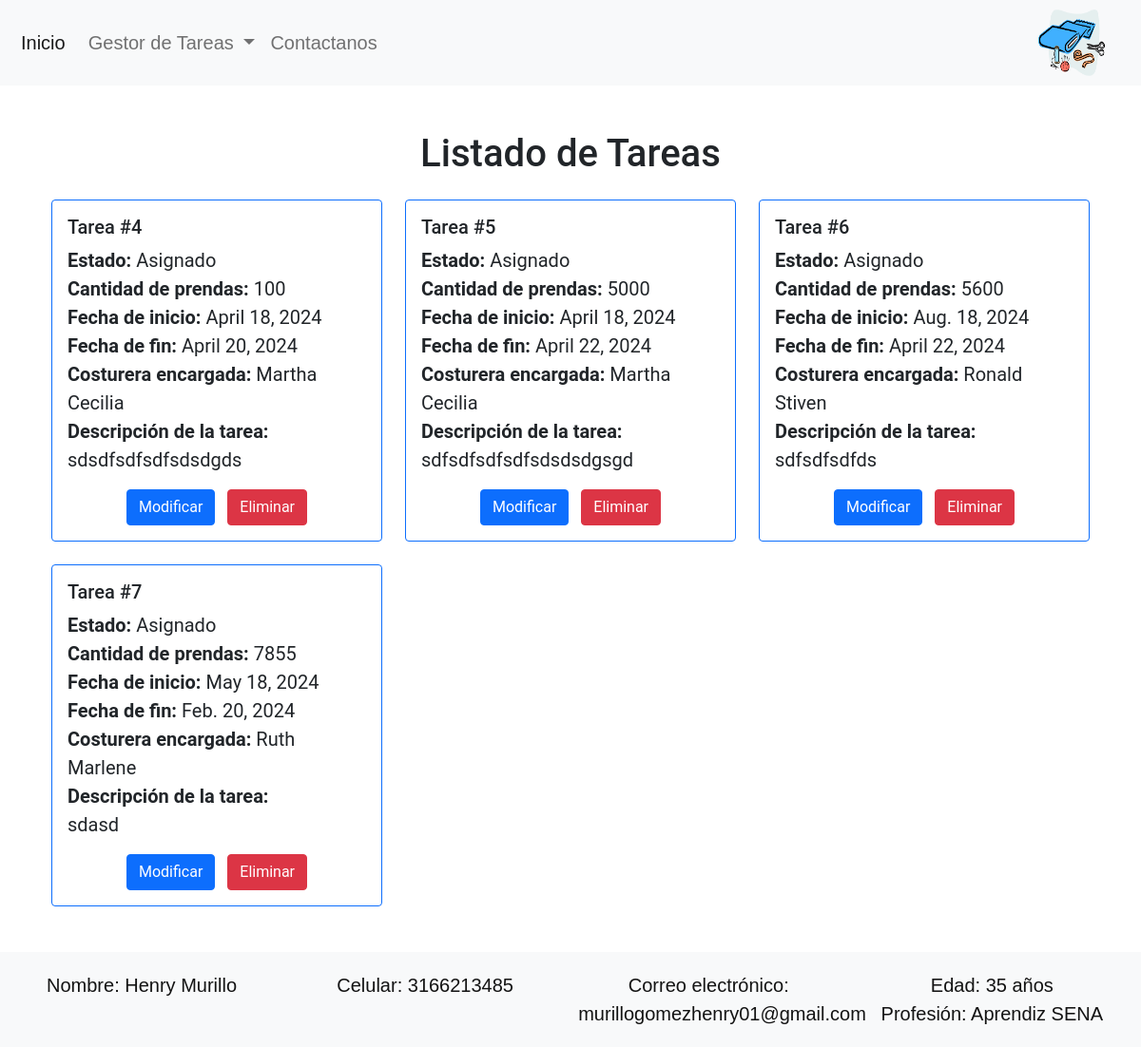
/listar_tareas/, run on an earlier commit of the app's database.
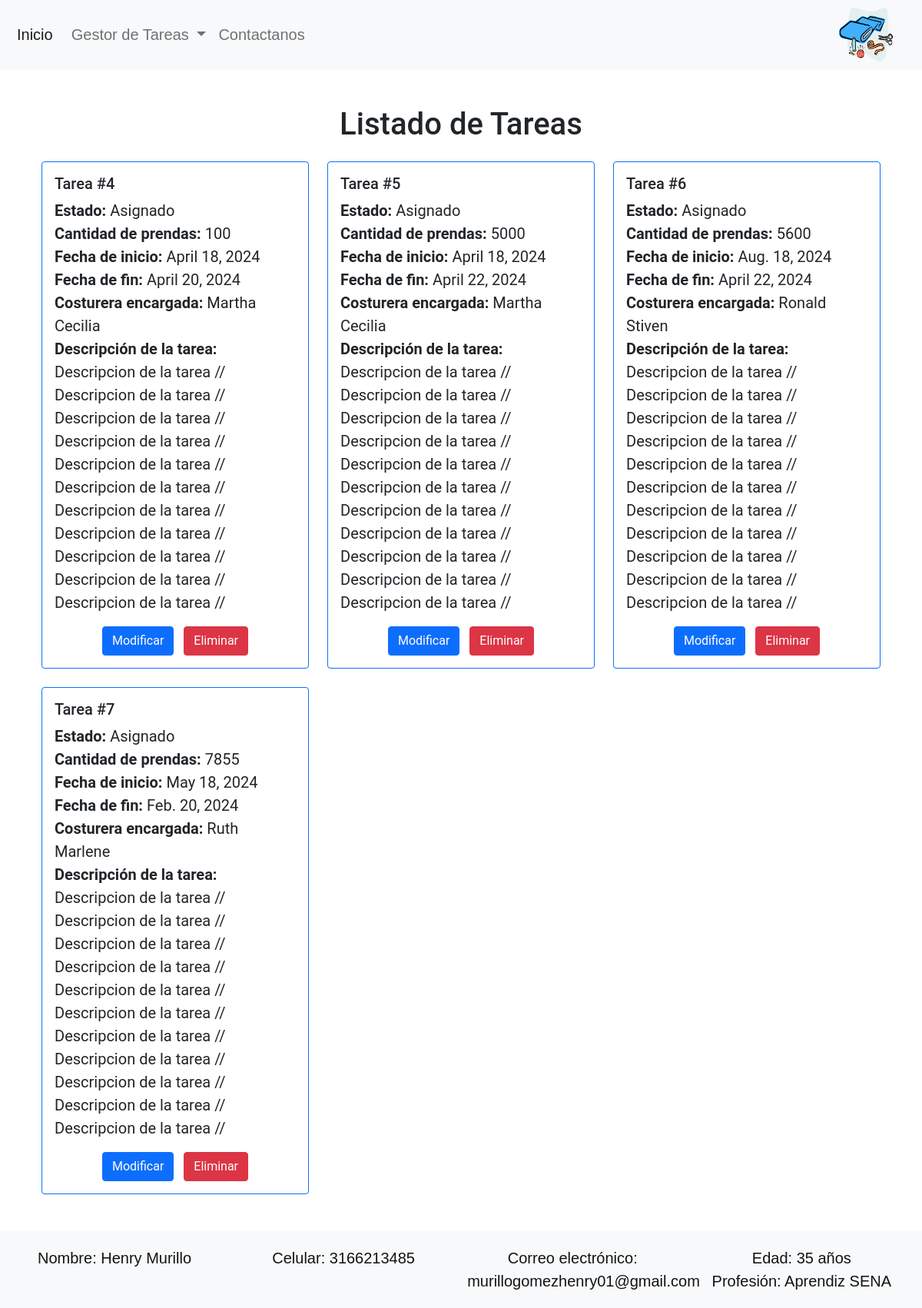
And on a later commit of the database.
### fabrica/models.py (models this page shows)
class Tareas(models.Model):
    descripcion = models.TextField()
    cant_prendas = models.IntegerField()
    fecha_ini = models.DateField()
    fecha_fin = models.DateField()
    estado = models.ForeignKey(Estado, on_delete=models.CASCADE)
    fabrica = models.ForeignKey(Fabrica, on_delete=models.CASCADE)
    costurera = models.ForeignKey(Costureras, on_delete=models.SET_NULL, null=True, blank=True)

class Estado(models.Model):
    nombre = models.CharField(max_length=100)
    def __str__(self):
        return self.nombre

class Costureras(models.Model):
    GENERO_CHOICES = [
        ('M', 'Masculino'),
        ('F', 'Femenino'),
        ('O', 'Otro'),
    ]
    identificacion = models.CharField(primary_key=True, max_length=50)
    nombre = models.CharField(max_length=100)
    apellido = models.CharField(max_length=100)
    fecha_nacimiento = models.DateField()
    direccion = models.CharField(max_length=200)
    genero = models.CharField(max_length=1, choices=GENERO_CHOICES)
    def __str__(self):
        return self.nombre

### fabrica/views.py (the view)
# urls.py: path('listar_tareas/', views.lista_tareas, name='lista_tareas'),
def lista_tareas(request):
    tareas = Tareas.objects.all()
    return render(request, 'lista_tareas.html', {'tareas': tareas})

### templates/lista_tareas.html (shortened to what this page needs)
{% extends "layouts/app.html" %}
{% block content %}
<div class="container py-5">
  <h1 class="text-center mb-4">Listado de Tareas</h1>
  <div class="row row-cols-1 row-cols-md-2 row-cols-lg-3 g-4">
    {% for tarea in tareas %}
    <div class="col">
      <div class="card h-100 border border-primary">
        <div class="card-body">
          <h5 class="card-title">Tarea #{{ tarea.id }}</h5>
          <ul class="list-unstyled">
            <li><strong>Estado:</strong> {{ tarea.estado }}</li>
            <li><strong>Cantidad de prendas:</strong> {{ tarea.cant_prendas }}</li>
            <li><strong>Fecha de inicio:</strong> {{ tarea.fecha_ini }}</li>
            <li><strong>Fecha de fin:</strong> {{ tarea.fecha_fin }}</li>
            <li><strong>Costurera encargada:</strong> {{ tarea.costurera }}</li>
            <li><strong>Descripción de la tarea:</strong><br>{{ tarea.descripcion }}</li>
          </ul>
          <div class="text-center mt-3">
            <a href="{% url 'modificar_tarea' tarea.id %}" class="btn btn-primary me-2">Modificar</a>
            <a href="{% url 'eliminar_tarea' tarea.id %}" class="btn btn-danger">Eliminar</a>
          </div>
        </div>
      </div>
    </div>
    {% endfor %}
  </div>
</div>
{% endblock %}

What changed in the data, as far as the page shows it:
changed Tareas "April 20, 2024": descripcion "sdsdfsdfsdfsdsdgds" → "Descripcion de la tarea // Descripcion de la tarea // Descripcion de la tarea // Descripcion de la tarea // Descripcion de la tarea // Descripcion de la tarea // Descripcion de la tarea // Descripcion de la tarea // Descripcion de la tarea // Descripcion de la tarea // Descripcion de la tarea //"
changed Tareas id 5: descripcion "sdfsdfsdfsdfsdsdsdgsgd" → "Descripcion de la tarea // Descripcion de la tarea // Descripcion de la tarea // Descripcion de la tarea // Descripcion de la tarea // Descripcion de la tarea // Descripcion de la tarea // Descripcion de la tarea // Descripcion de la tarea // Descripcion de la tarea // Descripcion de la tarea //"
changed Tareas "Aug. 18, 2024": descripcion "sdfsdfsdfds" → "Descripcion de la tarea // Descripcion de la tarea // Descripcion de la tarea // Descripcion de la tarea // Descripcion de la tarea // Descripcion de la tarea // Descripcion de la tarea // Descripcion de la tarea // Descripcion de la tarea // Descripcion de la tarea // Descripcion de la tarea //"
changed Tareas "May 18, 2024": descripcion "sdasd" → "Descripcion de la tarea // Descripcion de la tarea // Descripcion de la tarea // Descripcion de la tarea // Descripcion de la tarea // Descripcion de la tarea // Descripcion de la tarea // Descripcion de la tarea // Descripcion de la tarea // Descripcion de la tarea // Descripcion de la tarea //"
